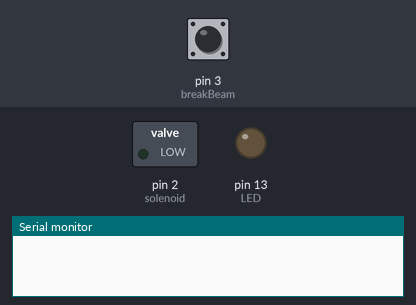
The sketch below on a simulated Arduino Uno, built with avr-gcc and run on an emulated ATmega328P. On the bench: switched loads named in the sketch (green lamp = pin HIGH), output pins drawn as LEDs (lit = HIGH), the last lines printed to the serial monitor. The inputs (shaded band) are chosen by the test bench; at power-on: pin 3 (breakBeam) HIGH. Pins used as bus, display or sensor lines are not drawn.

Above: at 1.4 s.
1.5 s: pin 3 (breakBeam) pulled LOW for 0.15 s
At 2.3 s:
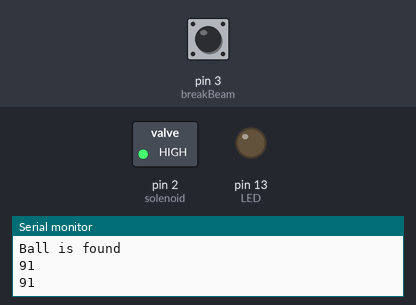
Timing chart, 0 to 18.0 s (numbered marks = the images above; inputs shaded):
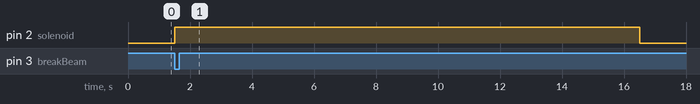

The sketch:

Complete_Test_Failed_Software_Serial_Ports.ino
```cpp
#include <SoftwareSerial.h>
SoftwareSerial mySerial(10, 11); // RX, TX
#define breakBeam 3
#define LED 13
#define solenoid 2

byte resetMIDI = 4; //Tied to VS1053 Reset line

int C_n1 = 0,  Cs_n1 = 1,  D_n1 = 2,  Ds_n1 = 3,  E_n1 = 4,  F_n1 = 5,  Fs_n1 = 6,  G_n1 = 7,  Gs_n1 = 8,  A_n1 = 9,  As_n1 = 10, B_n1 = 11,
    C_0 = 12,  Cs_0 = 13,  D_0 = 14,  Ds_0 = 15,  E_0 = 16,  F_0 = 17,  Fs_0 = 18,  G_0 = 19,  Gs_0 = 20,  A_0 = 21,  As_0 = 22,  B_0 = 23,
    C_1 = 24,  Cs_1 = 25,  D_1 = 26,  Ds_1 = 27,  E_1 = 28,  F_1 = 29,  Fs_1 = 30,  G_1 = 31,  Gs_1 = 32,  A_1 = 33,  As_1 = 34,  B_1 = 35,
    C_2 = 36,  Cs_2 = 37,  D_2 = 38,  Ds_2 = 39,  E_2 = 40,  F_2 = 41,  Fs_2 = 42,  G_2 = 43,  Gs_2 = 44,  A_2 = 45,  As_2 = 46,  B_2 = 47,
    C_3 = 48,  Cs_3 = 49,  D_3 = 50,  Ds_3 = 51,  E_3 = 52,  F_3 = 53,  Fs_3 = 54,  G_3 = 55,  Gs_3 = 56,  A_3 = 57,  As_3 = 58,  B_3 = 59,
    C_4 = 60,  Cs_4 = 61,  D_4 = 62,  Ds_4 = 63,  E_4 = 64,  F_4 = 65,  Fs_4 = 66,  G_4 = 67,  Gs_4 = 68,  A_4 = 69,  As_4 = 70,  B_4 = 71,
    C_5 = 72,  Cs_5 = 73,  D_5 = 74,  Ds_5 = 75,  E_5 = 76,  F_5 = 77,  Fs_5 = 78,  G_5 = 79,  Gs_5 = 80,  A_5 = 81,  As_5 = 82,  B_5 = 83,
    C_6 = 84,  Cs_6 = 85,  D_6 = 86,  Ds_6 = 87,  E_6 = 88,  F_6 = 89,  Fs_6 = 90,  G_6 = 91,  Gs_6 = 92,  A_6 = 93,  As_6 = 94,  B_6 = 95,
    C_7 = 96,  Cs_7 = 97,  D_7 = 98,  Ds_7 = 99,  E_7 = 100, F_7 = 101, Fs_7 = 102, G_7 = 103, Gs_7 = 104, A_7 = 105, As_7 = 106, B_7 = 107,
    C_8 = 108, Cs_8 = 109, D_8 = 110, Ds_8 = 111, E_8 = 112, F_8 = 113, Fs_8 = 114, G_8 = 115, Gs_8 = 116, A_8 = 117, As_8 = 118, B_8 = 119,
    C_9 = 120, Cs_9 = 121, D_9 = 122, Ds_9 = 123, E_9 = 124, F_9 = 125, Fs_9 = 126, G_9 = 127;


// DEVELOPING THE SONG //
int beatPeriod = 500; // 120 BPM = 500 ms   NOTE_TO_SELF: Change this to 1/16th beat (or 1/32nd if used)
int instrument = 93; // Starts at 0
int song[2][25] =
{
  {G_6, G_6 , As_6, A_6 , F_6 , G_6 , G_6 , -1  , A_6  , G_6},
  {1  , 1   , 1   , 1   , 1   , 1   , 2   , 3   , 6    , 2}
};
int noteNum = 0;
int songLength = 10;

// OTHER IMPORTANT VARIABLES //
boolean solenoidFound = false;
boolean songPlayed = false;
int initTime = 0;
int nextNoteTime = 0;
int solenoidDropTime = 0;
int holdTime = 15000;


void setup() {
  // MIDI INITIALIZATION //
  mySerial.begin(31250);
  pinMode(resetMIDI, OUTPUT);
  digitalWrite(resetMIDI, LOW);
  delay(100);
  digitalWrite(resetMIDI, HIGH);
  delay(100);
  talkMIDI(0xB0, 0x07, 50); //0xB0 is channel message, set channel volume to near max (127)


  // OTHER INITIALIZATION //
  pinMode(LED, OUTPUT);
  pinMode(breakBeam, INPUT_PULLUP);
  attachInterrupt(digitalPinToInterrupt(breakBeam), ballDetected, CHANGE);
  pinMode(solenoid, OUTPUT);

  Serial.begin(9600);
}

void loop() {
  talkMIDI(0xB0, 0, 0x00); //Default bank GM1
  talkMIDI(0xC0, instrument, 0); //Set instrument number. 0xC0 is a 1 data byte command

  if( solenoidFound && !songPlayed ){
    Serial.println("Ball is found");
    Serial.println(song[0][noteNum], DEC);

    // Begin Timer, Play First Note, Set Time of Next Note
    initTime = millis();
    solenoidDropTime = initTime + holdTime;
    noteOn(0, song[0][noteNum], 60);
    nextNoteTime = initTime + beatPeriod*song[1][noteNum];

    noteNum++;

    while( noteNum < songLength ){

      // MIDI: WAIT FOR NEXT NOTE TO PLAY
      if( millis() > nextNoteTime){
        Serial.println(song[0][noteNum], DEC);

        noteOff(0, song[0][noteNum - 1], 60); // Turn off previous note
        // If not a null note, play the note
        if( song[0][noteNum] != -1 ){
          noteOn(0, song[0][noteNum], 60);
        }
        nextNoteTime += beatPeriod*song[1][noteNum];

        noteNum++;
      }

      // SOLENOID: CHECK IF IT'S TIME TO DROP THE BALL
      if( millis() > solenoidDropTime ){
        solenoidFound = false;
        digitalWrite(solenoid, LOW);

        Serial.println("Release Time");
      }
    }

    songPlayed = true;
  }

  // SOLENOID: CHECK IF IT'S TIME TO DROP THE BALL (IN CASE DROP TIME IS AFTER SONG HAS PLAYED)
  if( millis() > solenoidDropTime && solenoidDropTime != 0 ){
    solenoidFound = false;
    digitalWrite(solenoid, LOW);

    Serial.println("Release Time");
  }

}

//////////////////////////
// ADDITIONAL FUNCTIONS //
//////////////////////////

// BALL DETECTION //
void ballDetected() {
  if( digitalRead(breakBeam) == false){
    digitalWrite(solenoid, HIGH);
    solenoidFound = true;
  }
}

// MIDI MUSIC PLAYING //

//Send a MIDI note-on message.  Like pressing a piano key
//channel ranges from 0-15
void noteOn(byte channel, byte note, byte attack_velocity) {
  talkMIDI( (0x90 | channel), note, attack_velocity);
}

//Send a MIDI note-off message.  Like releasing a piano key
void noteOff(byte channel, byte note, byte release_velocity) {
  talkMIDI( (0x80 | channel), note, release_velocity);
}

//Plays a MIDI note. Doesn't check to see that cmd is greater than 127, or that data values are less than 127
void talkMIDI(byte cmd, byte data1, byte data2) {
  mySerial.write(cmd);
  mySerial.write(data1);

  //Some commands only have one data byte. All cmds less than 0xBn have 2 data bytes
  //(sort of: http://253.ccarh.org/handout/midiprotocol/)
  if( (cmd & 0xF0) <= 0xB0)
    mySerial.write(data2);
}
```

Measured:
- after the input at 1.5 s, pin 2 (solenoid): LOW → HIGH at once, → LOW 15.0 s later
